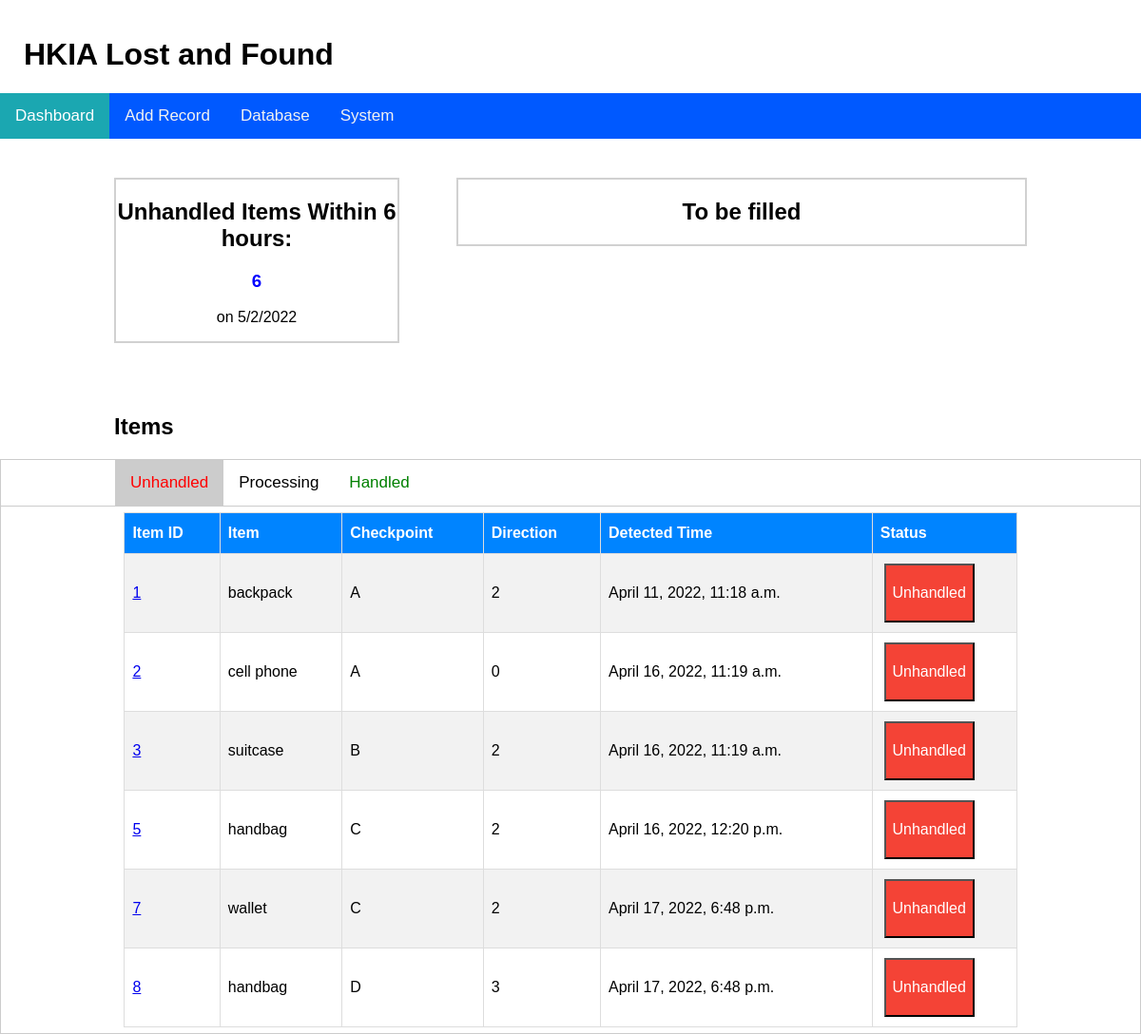
/lostandfound/dashboard, run on an earlier commit of the app's database.
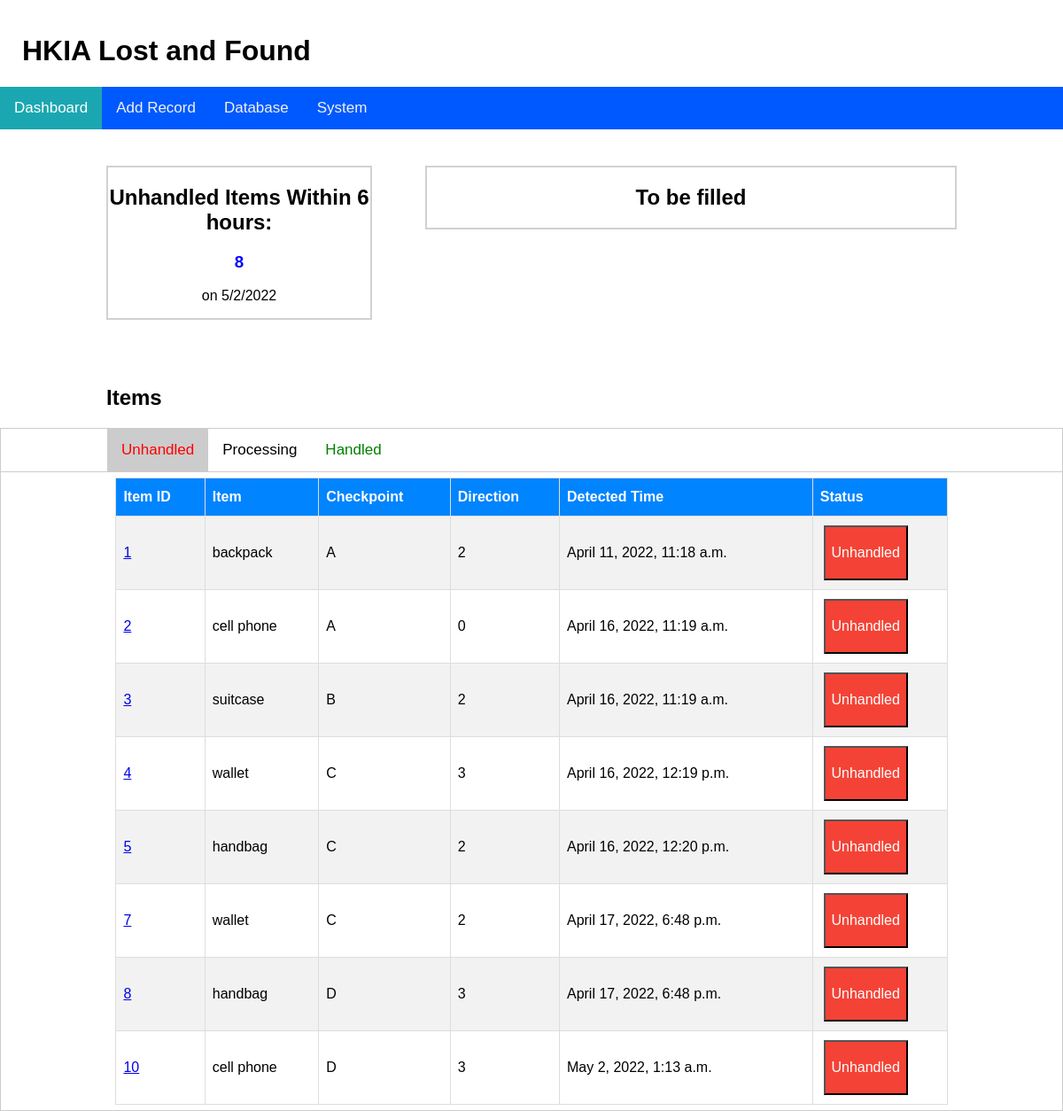
And on a later commit of the database.
### lostandfound/models.py (models this page shows, shortened)
class LostFoundItem(models.Model):
    classname = models.CharField(max_length=200)
    checkpoint = models.CharField(max_length=10)
    direction = models.PositiveIntegerField()
    detectedTime = models.DateTimeField()
    status = models.CharField(max_length=10)

### lostandfound/views.py (the view)
class LostFoundTable(TemplateView):
    template_name = "landf_table.html"
    def get_context_data(self, **kwargs):
        context = super().get_context_data(**kwargs)
        context['Unhandled_item_list'] = LostFoundItem.objects.filter(status="Unhandled")
        context['Processing_item_list'] = LostFoundItem.objects.filter(status="Processing")
        context['Handled_item_list'] = LostFoundItem.objects.filter(status="Handled")
        context['unhandled_number'] = len(context['Unhandled_item_list'])
        return context

### templates/landf_table.html (shortened to what this page needs)
<!DOCTYPE html>
<html>
<head>
<div style="padding-left:25px">
    <h1>HKIA Lost and Found</h1>
</div>
</head>
<body>
<div class="topnav">
  <a class="active" href="{% url 'item-dashboard' %}">Dashboard</a>
  <a href="#news">Add Record</a>
  <a href="#contact">Database</a>
  <a href="#about">System</a>
</div>
<div id="container">
    <div id="unhandledbox">
        <h2> Unhandled Items Within 6 hours: </h2>
        <h3 style="color: blue"> {{unhandled_number}} </h3>
        <p> <div>
          </div> </p>
    </div>
    <div id="standbybox">
        <h2> To be filled </h2>
    </div>
</div>
<div style="padding-left:10%">
  <h2>Items</h2>
</div>
<div style="padding-left:10%" class="tab">
  <button style='color:red' class="tablinks" onclick="openStatusTable(event, 'Unhandled')" id="defaultOpen">Unhandled</button>
  <button class="tablinks" onclick="openStatusTable(event, 'Processing')">Processing</button>
  <button style='color:green' class="tablinks" onclick="openStatusTable(event, 'Handled')">Handled</button>
</div>
<div id="Unhandled" class="tabcontent">
  <table class="center foundItems" style="width:80%" id="UnhandledItems">
    <tr>
      <th>Item ID</th>
      <th>Item</th>
      <th>Checkpoint</th>
      <th>Direction</th>
      <th>Detected Time</th>
      <th>Status</th>
    </tr>
    {% for item in Unhandled_item_list %}
    <tr>
      <td>
        <a href="{% url 'item-info' item.pk %}">
          {{ item.id }}
        </a>
      </td>
      <td>{{ item.classname }}</td>
      <td>{{ item.checkpoint }}</td>
      <td>{{ item.direction }}</td>
      <td>{{ item.detectedTime }}</td>
      <td>
        <div class="buttonPopupContainer">
          <button class="redButton" style="position: relative" onclick="openPopup('{{ item.id }}')">
            {{ item.status }}
          </button>
        </div>
      </td>
    </tr>
    {% empty %}
    <tr>
      <td>No unhandled lost and found item yet.</td>
    </tr>
    {% endfor %}
  </table>
</div>
</body>
</html>

### templates/landf_table.html (style rules this page uses)
body { margin: 0; font-family: Arial, Helvetica, sans-serif; }
* { box-sizing: border-box; }
.topnav { overflow: hidden; background-color: rgb(0, 89, 255); }
.topnav a { float: left; color: #f2f2f2; text-align: center; padding: 14px 16px; text-decoration: none; font-size: 17px; }
.topnav a.active { background-color: rgb(27, 167, 177); color: rgb(255, 255, 255); }
#container { width: 100%; background-color: #ffffff; display: inline-block; }
#unhandledbox { border: 2px solid rgb(209, 209, 209) ; width: 25%; text-align: center; margin-top: 25px; margin-left: 10%; margin-bottom: 50px; float: left; }
#standbybox { border: 2px solid rgb(209, 209, 209) ; width: 50%; text-align: center; margin-top: 25px; margin-right: 10%; margin-bottom: 50px; float: right; }
.tab { overflow: hidden; border: 1px solid #ccc; }
.tab button { background-color: inherit; float: left; border: none; outline: none; cursor: pointer; padding: 14px 16px; transition: 0.3s; font-size: 17px; }
.tab button.active { background-color: #ccc; }
.tabcontent { display: none; padding: 6px 12px; border: 1px solid #ccc; border-top: none; }
table.center { margin-left: auto; margin-right: auto; }
.foundItems { font-family: Arial, Helvetica, sans-serif; border-collapse: collapse; width: 100%; }
.foundItems td, .foundItems th { border: 1px solid #ddd; padding: 8px; }
.foundItems tr:nth-child(even) { background-color: #f2f2f2; }
.foundItems th { padding-top: 12px; padding-bottom: 12px; text-align: left; background-color: #0084ff; color: rgb(255, 255, 255); }
.redButton { background-color: #f44336; color: white; padding: 20px 5%; text-align: center; text-decoration: none; display: inline-block; font-size: 16px; margin: 2px 4px; cursor: pointer; }
.buttonPopupContainer { position: relative; }

What changed in the data, as far as the page shows it:
now on this page (row edited): LostFoundItem: id "4", classname "wallet", checkpoint "C", direction "3", detectedTime "April 16, 2022, 12:19 p.m.", status "Unhandled"
added LostFoundItem: id "10", classname "cell phone", checkpoint "D", direction "3", detectedTime "May 2, 2022, 1:13 a.m.", status "Unhandled"
Also different on the page:
{{ unhandled_number }}: "6" → "8"
